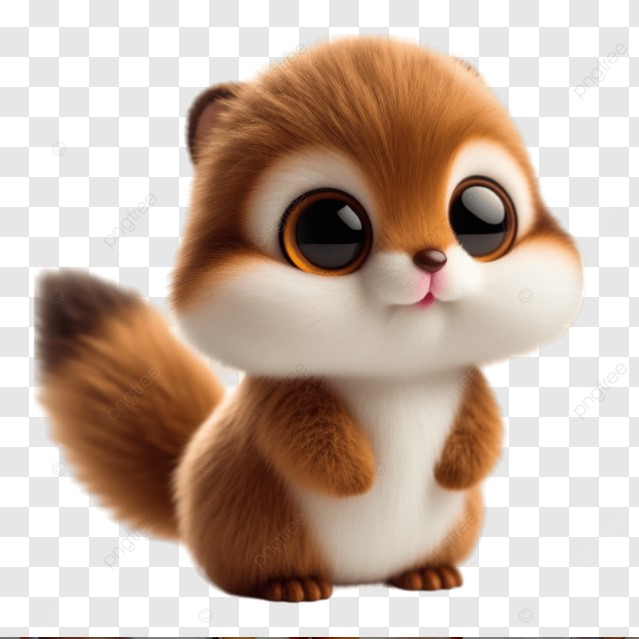
#> input picture Turkcell-CV/images/zoo.jpg, 639 x 639 px, found by its file name
$ python merging_two_images.py
#> lines starting #> are read from the running program, lines starting #| are printed output that depends on the picture
import cv2 as cv
import  numpy as np

path = "E:/Opencv/OpenCV-101/images/"
img1 = cv.imread(path + "zoo.jpg")
#> img1 is the input picture: shape (639, 639, 3); mean B, G, R 164, 177.9, 198.3
img2 = cv.imread(path + "gray_zoo.png")
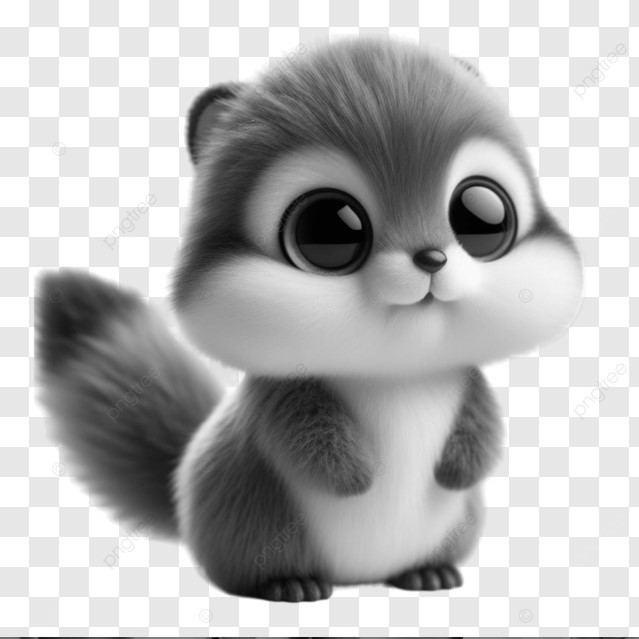
#> input picture Turkcell-CV/images/gray_zoo.png, 639 x 639 px, found by its file name
#> img2 is the input picture: shape (639, 639, 3); min 0, max 255, mean 182.4

cv.imshow("img1",img1) #resim1
cv.waitKey(1)

cv.imshow("img2",img2) #resim2
cv.waitKey(2)

horizontal = np.hstack((img1,img2)) #birleştirilen resim
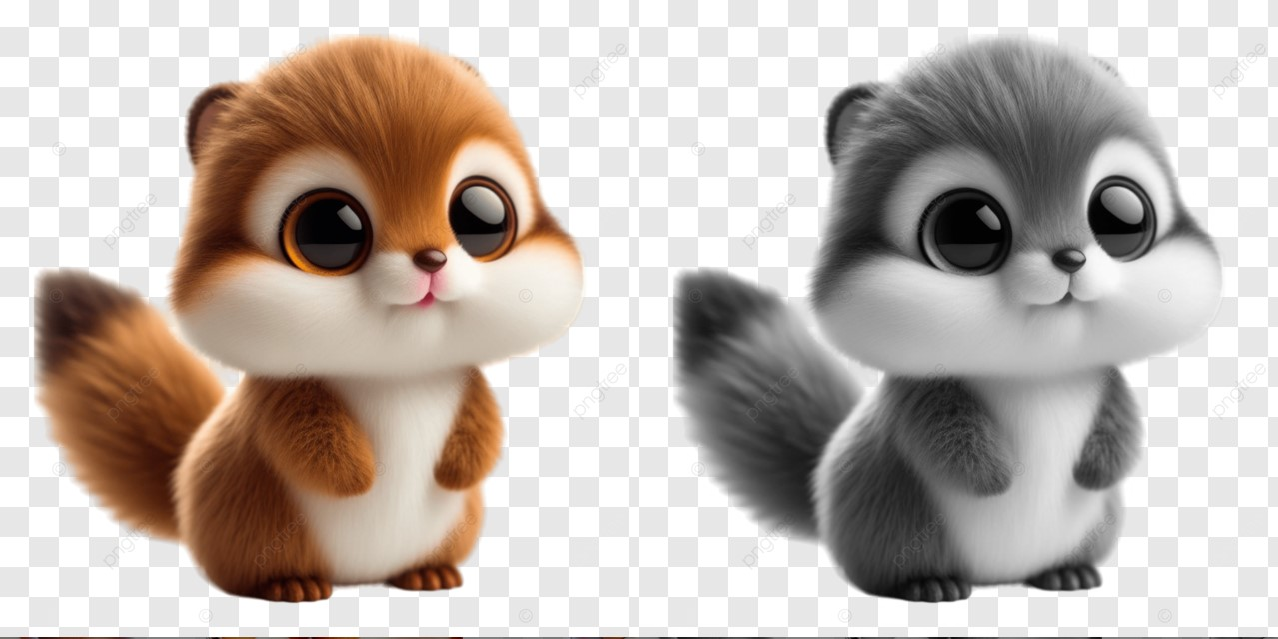
#> horizontal: shape (639, 1278, 3); mean B, G, R 173.2, 180.2, 190.4
cv.imshow("merged", horizontal)
cv.waitKey(0)
